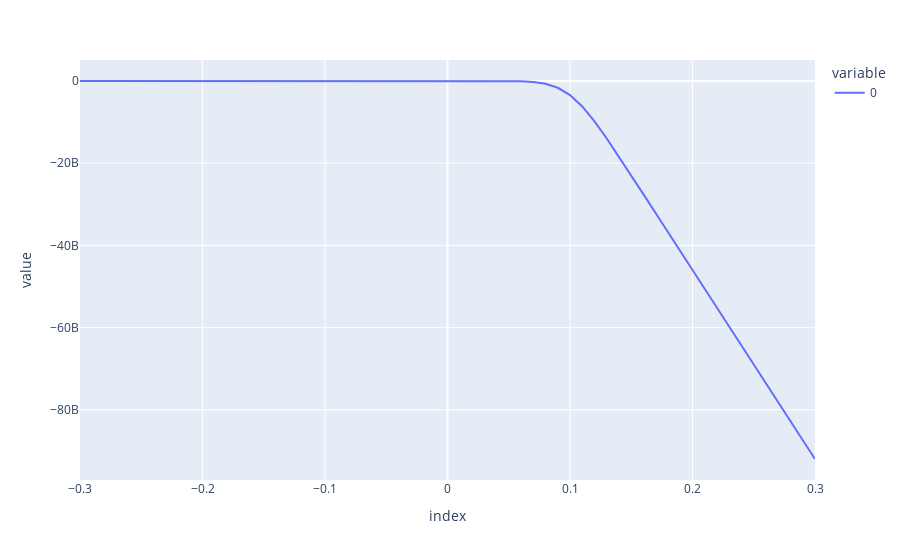

The notebook cell saved with this chart:
### Code cell
px.line(market_data_df.loc[:, slide_to_compute].multiply(weights, axis=0).sum(axis=0).sort_index())
